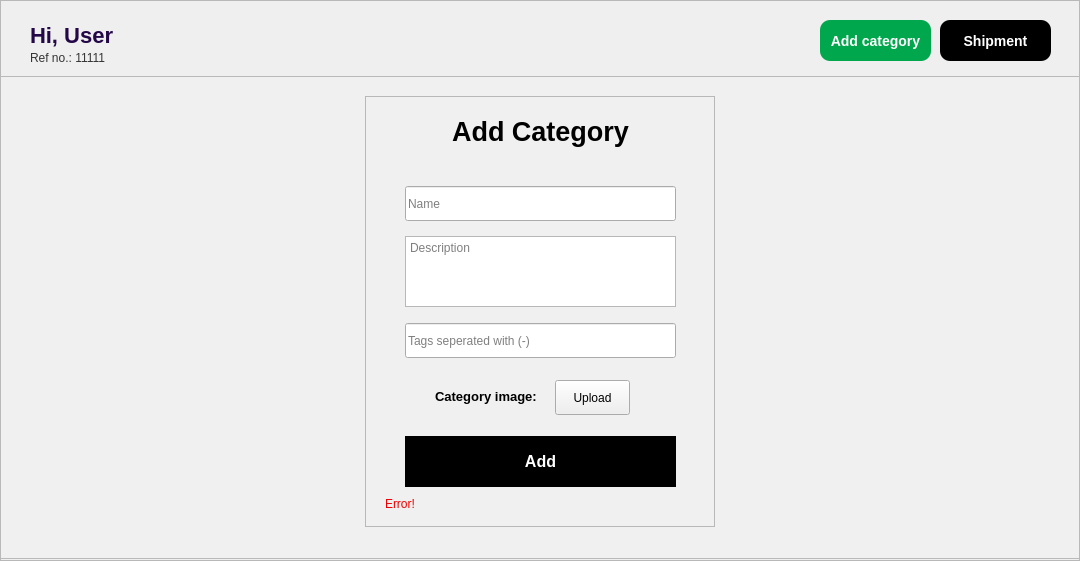
   <widget class="QFrame" name="inventoryView">
    <property name="enabled">
     <bool>true</bool>
    </property>
    <property name="geometry">
     <rect>
      <x>0</x>
      <y>130</y>
      <width>1080</width>
      <height>561</height>
     </rect>
    </property>
    <property name="frameShape">
     <enum>QFrame::StyledPanel</enum>
    </property>
    <property name="frameShadow">
     <enum>QFrame::Raised</enum>
    </property>
    <widget class="QLabel" name="userHiLabelE">
     <property name="geometry">
      <rect>
       <x>30</x>
       <y>20</y>
       <width>481</width>
       <height>31</height>
      </rect>
     </property>
     <property name="styleSheet">
      <string notr="true">#userHiLabelE{
color:#240747;
font-size: 22px;
font-weight: 800;
}</string>
     </property>
     <property name="text">
      <string>Hi, User</string>
     </property>
    </widget>
    <widget class="QLabel" name="refNumLabelE">
     <property name="geometry">
      <rect>
       <x>30</x>
       <y>50</y>
       <width>151</width>
       <height>16</height>
      </rect>
     </property>
     <property name="styleSheet">
      <string notr="true">#refNumLabelE{
font-size:12px;
color: #333;
font-weight:300;
}</string>
     </property>
     <property name="text">
      <string>Ref no.: 11111 </string>
     </property>
    </widget>
    <widget class="QPushButton" name="shipmentBtn">
     <property name="geometry">
      <rect>
       <x>940</x>
       <y>20</y>
       <width>111</width>
       <height>41</height>
      </rect>
     </property>
     <property name="cursor">
      <cursorShape>PointingHandCursor</cursorShape>
     </property>
     <property name="styleSheet">
      <string notr="true">#shipmentBtn{
background-color:#000;
border:none;
border-radius: 10%;
color:#fff;
font-size:14px;
font-weight:600;
}
#shipmentBtn::hover{
background-color:#fff;
border: 1px solid #000;
color:#000;
}</string>
     </property>
     <property name="text">
      <string>Shipment</string>
     </property>
    </widget>
    <widget class="QScrollArea" name="categoriesE">
     <property name="geometry">
      <rect>
       <x>20</x>
       <y>90</y>
       <width>1041</width>
       <height>441</height>
      </rect>
     </property>
     <property name="layoutDirection">
      <enum>Qt::LeftToRight</enum>
     </property>
     <property name="verticalScrollBarPolicy">
      <enum>Qt::ScrollBarAlwaysOn</enum>
     </property>
     <property name="horizontalScrollBarPolicy">
      <enum>Qt::ScrollBarAlwaysOff</enum>
     </property>
     <property name="widgetResizable">
      <bool>true</bool>
     </property>
     <property name="alignment">
      <set>Qt::AlignLeading|Qt::AlignLeft|Qt::AlignTop</set>
     </property>
     <widget class="QWidget" name="scrollAreaWidgetContents2">
      <property name="geometry">
       <rect>
        <x>0</x>
        <y>0</y>
        <width>1022</width>
        <height>439</height>
       </rect>
      </property>
      <layout class="QVBoxLayout" name="verticalLayout_2"/>
     </widget>
    </widget>
    <widget class="QPushButton" name="addCategoryBtn">
     <property name="geometry">
      <rect>
       <x>820</x>
       <y>20</y>
       <width>111</width>
       <height>41</height>
      </rect>
     </property>
     <property name="cursor">
      <cursorShape>PointingHandCursor</cursorShape>
     </property>
     <property name="styleSheet">
      <string notr="true">#addCategoryBtn{
background-color:rgb(0, 167, 76);
border:none;
border-radius: 10%;
color:#fff;
font-size:14px;
font-weight:600;
}
#addCategoryBtn::hover{
background-color:#fff;
border: 1px solid rgb(0, 167, 76);
color:rgb(0, 167, 76);
}</string>
     </property>
     <property name="text">
      <string>Add category</string>
     </property>
    </widget>
    <widget class="QFrame" name="addCategoryView">
     <property name="enabled">
      <bool>true</bool>
     </property>
     <property name="geometry">
      <rect>
       <x>0</x>
       <y>76</y>
       <width>1080</width>
       <height>483</height>
      </rect>
     </property>
     <property name="styleSheet">
      <string notr="true">#addCategoryView{
background-color:rgb(240, 240, 240);
}</string>
     </property>
     <property name="frameShape">
      <enum>QFrame::StyledPanel</enum>
     </property>
     <property name="frameShadow">
      <enum>QFrame::Raised</enum>
     </property>
     <widget class="QFrame" name="addCategoryForm">
      <property name="geometry">
       <rect>
        <x>365</x>
        <y>20</y>
        <width>350</width>
        <height>431</height>
       </rect>
      </property>
      <property name="frameShape">
       <enum>QFrame::StyledPanel</enum>
      </property>
      <property name="frameShadow">
       <enum>QFrame::Raised</enum>
      </property>
      <widget class="QLabel" name="addCategoryL">
       <property name="geometry">
        <rect>
         <x>80</x>
         <y>10</y>
         <width>191</width>
         <height>51</height>
        </rect>
       </property>
       <property name="text">
        <string>&lt;html&gt;&lt;head/&gt;&lt;body&gt;&lt;p align=&quot;center&quot;&gt;&lt;span style=&quot; font-size:20pt; font-weight:700;&quot;&gt;Add Category&lt;/span&gt;&lt;/p&gt;&lt;/body&gt;&lt;/html&gt;</string>
       </property>
      </widget>
      <widget class="QPushButton" name="addCategoryAddBtn">
       <property name="geometry">
        <rect>
         <x>40</x>
         <y>340</y>
         <width>271</width>
         <height>51</height>
        </rect>
       </property>
       <property name="styleSheet">
        <string notr="true">#addCategoryAddBtn{
background-color:#000000;
color:#FFFFFF;
border:none;
font-size:16px;
font-weight:700;
transition: 1s;
}
#addCategoryAddBtn:hover{
background-color:#FFFFFF;
color:#000000;
border:1px solid #000000;
}</string>
       </property>
       <property name="text">
        <string>Add</string>
       </property>
      </widget>
      <widget class="QLineEdit" name="categoryNameI">
       <property name="geometry">
        <rect>
         <x>40</x>
         <y>90</y>
         <width>271</width>
         <height>35</height>
        </rect>
       </property>
       <property name="placeholderText">
        <string>Name</string>
       </property>
      </widget>
      <widget class="QTextEdit" name="categoryDescriptionI">
       <property name="geometry">
        <rect>
         <x>40</x>
         <y>140</y>
         <width>271</width>
         <height>71</height>
        </rect>
       </property>
       <property name="placeholderText">
        <string>Description</string>
       </property>
      </widget>
      <widget class="QLineEdit" name="categoryTagsI">
       <property name="geometry">
        <rect>
         <x>40</x>
         <y>227</y>
         <width>271</width>
         <height>35</height>
        </rect>
       </property>
       <property name="placeholderText">
        <string>Tags seperated with (-)</string>
       </property>
      </widget>
      <widget class="QPushButton" name="uploadCategoryPic">
       <property name="geometry">
        <rect>
         <x>190</x>
         <y>284</y>
         <width>75</width>
         <height>35</height>
        </rect>
       </property>
       <property name="text">
        <string>Upload</string>
       </property>
      </widget>
      <widget class="QLabel" name="categoryPicUploadL">
       <property name="geometry">
        <rect>
         <x>70</x>
         <y>290</y>
         <width>121</width>
         <height>21</height>
        </rect>
       </property>
       <property name="text">
        <string>&lt;html&gt;&lt;head/&gt;&lt;body&gt;&lt;p&gt;&lt;span style=&quot; font-size:10pt; font-weight:700;&quot;&gt;Category image:&lt;/span&gt;&lt;/p&gt;&lt;/body&gt;&lt;/html&gt;</string>
       </property>
      </widget>
      <widget class="QLabel" name="addCategoryErrorBox">
       <property name="geometry">
        <rect>
         <x>20</x>
         <y>400</y>
         <width>311</width>
         <height>16</height>
        </rect>
       </property>
       <property name="styleSheet">
        <string notr="true">#addCategoryErrorBox{
color: rgb(240, 0, 0);
}</string>
       </property>
       <property name="text">
        <string>Error!</string>
       </property>
      </widget>
     </widget>
     <widget class="QPushButton" name="addCategoryBackBtn">
      <property name="geometry">
       <rect>
        <x>30</x>
        <y>20</y>
        <width>41</width>
        <height>41</height>
       </rect>
      </property>
      <property name="cursor">
       <cursorShape>PointingHandCursor</cursorShape>
      </property>
      <property name="styleSheet">
       <string notr="true">#addCategoryBackBtn{
background:none;
border:none;
}</string>
      </property>
      <property name="text">
       <string/>
      </property>
      <property name="icon">
       <iconset>
        <normaloff>media/back arrow.png</normaloff>media/back arrow.png</iconset>
      </property>
      <property name="iconSize">
       <size>
        <width>24</width>
        <height>24</height>
       </size>
      </property>
     </widget>
    </widget>
   </widget>
